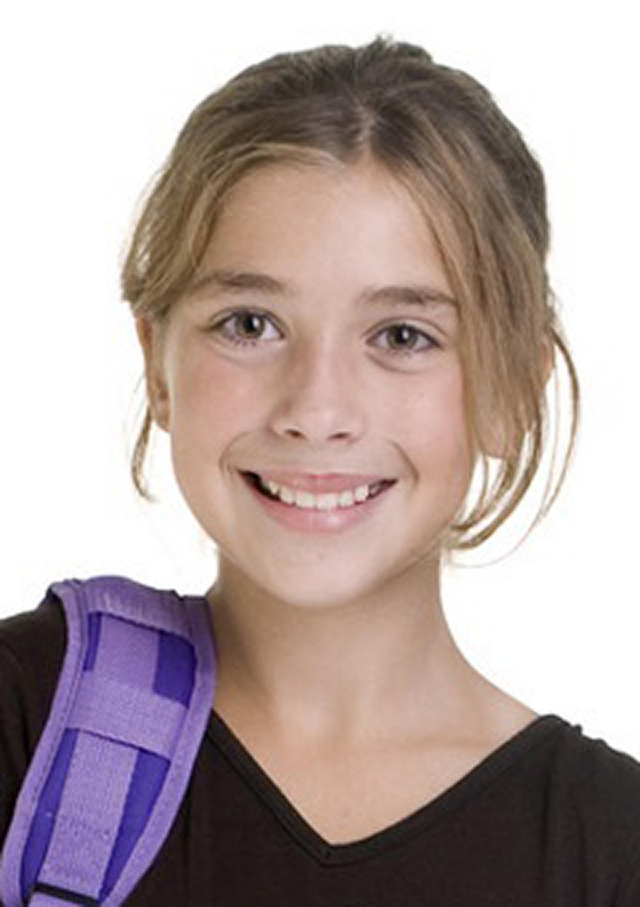
#> input picture 3-4-4/student.jpg, 1920 x 2720 px (shown at 1/3 size)
$ python earthEyes.py
#> lines starting #> are read from the running program, lines starting #| are printed output that depends on the picture
'''earthEyes demonstrates PIL.Image.paste()
Unpublished work (c)2013 Project Lead The Way
CSE Activity 1.3.7 PIL API
Version 9/10/2013 '''

import PIL
import matplotlib.pyplot as plt
import os.path

# Open the files in the same directory as the Python script
directory = os.path.dirname(os.path.abspath(__file__))
student_file = os.path.join(directory, 'student.jpg')

# Open and show the student image in a new Figure window
student_img = PIL.Image.open(student_file)
#> student_img is the input picture: PIL image 1920x2720 RGB; mean R, G, B 178.1, 162.4, 160.9
fig, axes = plt.subplots(1, 2)
axes[0].imshow(student_img, interpolation='none')

# Display student in second axes and set window to the right eye
axes[1].imshow(student_img, interpolation='none')
axes[1].set_xticks(range(1050, 1410, 100))
axes[1].set_xlim(1162, 1253) #coordinates measured in plt, and tried in iPython
axes[1].set_ylim(1059, 966)
fig.show()
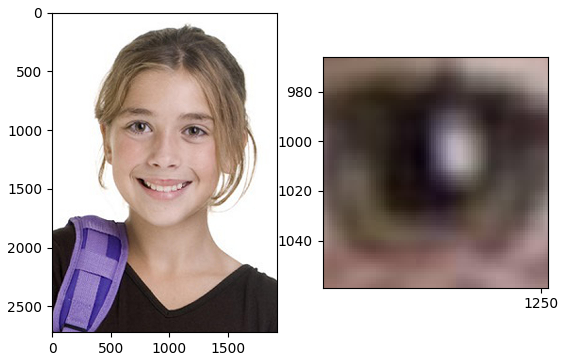
#> figure drawn by matplotlib, 2 panels

# Open, resize, and display earth
earth_file = os.path.join(directory, 'earth.png')
earth_img = PIL.Image.open(earth_file)
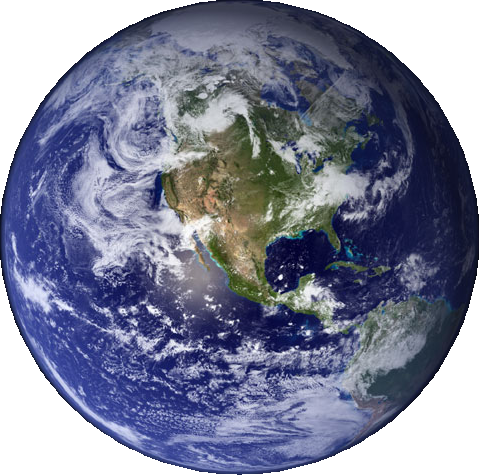
#> input picture 3-4-4/earth.png, 479 x 475 px
#> earth_img is the input picture: PIL image 479x475 RGBA; mean R, G, B, A 70.1, 74.4, 97.4, 200.8
earth_small = earth_img.resize((89, 87)) #eye width and height measured in plt
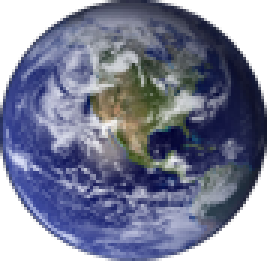
#> earth_small: PIL image 89x87 RGBA (shown 3 times larger); mean R, G, B, A 70.5, 74.9, 98.4, 200.8; transparent parts drawn white
fig2, axes2 = plt.subplots(1, 2)
axes2[0].imshow(earth_img)
axes2[1].imshow(earth_small)
fig2.show()
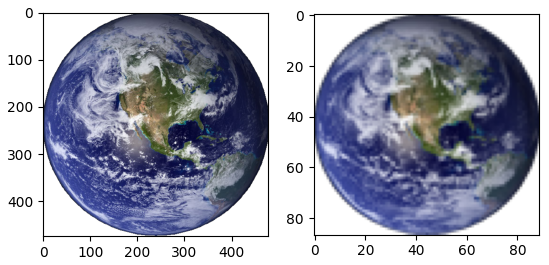
#> figure drawn by matplotlib, 2 panels

# Paste earth into right eye and display
# Uses alpha from mask
student_img.paste(earth_small, (1162, 966), mask=earth_small)
# Display
fig3, axes3 = plt.subplots(1, 2)
axes3[0].imshow(student_img, interpolation='none')
axes3[1].imshow(student_img, interpolation='none')
axes3[1].set_xlim(500, 1500)
axes3[1].set_ylim(1130, 850)
fig3.show()
